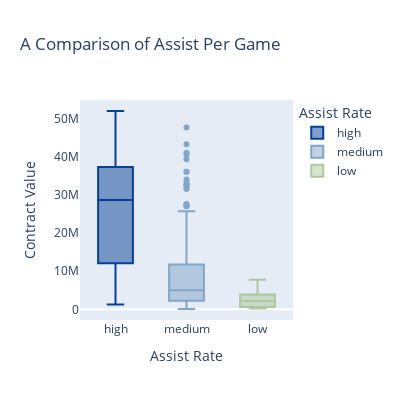

The cell this chart's notebook holds for it:
### Markdown cell above
In related studies, assists, points, and turnovers have impacted contract values, and while my dataset is different from the related studies I am curious to understand how those metric relate to contract values.

### Code cell
#create a new column called 'AST_Rate' that categorizes 'AST_per_game'
conditions = [
    regression_df['AST_Per_Game'].round(2) >= 4.20,
    (regression_df['AST_Per_Game'].round(2) < 4.20) & 
    (regression_df['AST_Per_Game'].round(2) >= 0.44),
    regression_df['AST_Per_Game'].round(2) < 0.44
]
values = ['high', 'medium', 'low']

# Create the 'AST_Rate' column based on the conditions
regression_df['AST_Rate'] = np.select(conditions, values, default=np.nan)

# Create boxplot
fig = px.box(regression_df, x='AST_Rate', y='Current_Contract',
             title='A Comparison of Assist Per Game',
             color ='AST_Rate',
             color_discrete_map={'high': '#064096', 'medium': '#81a6c8', 
                                 'low': '#adc89e'},
            labels={'AST_Rate': 'Assist Rate', 
                     'Current_Contract': 'Contract Value'})

# Update layout
fig.update_layout(width=400, 
                  height=400,
                  xaxis=dict(showgrid=False), 
                  yaxis=dict(showgrid=False))

# Show the plot
fig.show()

### Figure 1 — Plotly figure (JSON) as saved in the notebook; plotly's stock layout.template omitted (floating-point values rounded to 4 significant figures; data arrays with more than 128 entries replaced by an {"elided": "..."} marker saying what was removed)
{"data": [{"alignmentgroup": "True", "hovertemplate": "Assist Rate=%{x}<br>Contract Value=%{y}<extra></extra>", "legendgroup": "high", "marker": {"color": "#064096"}, "name": "high", "notched": false, "offsetgroup": "high", "orientation": "v", "showlegend": true, "type": "box", "x": ["high", "high", "high", "high", "high", "high", "high", "high", "high", "high", "high", "high", "high", "high", "high", "high", "high", "high", "high", "high", "high", "high", "high", "high", "high", "high", "high", "high", "high", "high", "high", "high", "high", "high", "high", "high", "high", "high", "high", "high", "high", "high", "high", "high", "high", "high", "high", "high", "high", "high", "high", "high", "high", "high", "high", "high", "high", "high", "high", "high", "high", "high", "high", "high", "high"], "x0": " ", "xaxis": "x", "y": [51915615, 47649433, 47607350, 47607350, 46741590, 45640084, 45640084, 45640084, 45640084, 45183960, 40806300, 40064220, 40064220, 40064220, 37893408, 37893408, 37037037, 36861707, 36016200, 35802469, 35640000, 34005250, 34005250, 33833400, 33833400, 33386850, 33162030, 32600060, 30800000, 30600000, 29682540, 29320988, 28600000, 28226880, 26346666, 24360000, 22500000, 22321429, 20465117, 20357143, 18833713, 18357143, 18214000, 17307693, 17000000, 15860000, 15384616, 14000000, 12405000, 11055360, 11000000, 10900635, 8700000, 7614480, 7413955, 6802950, 6587040, 8519706, 5808435, 5539771, 3835738, 3695311, 2586665, 2131905, 1300000], "y0": " ", "yaxis": "y"}, {"alignmentgroup": "True", "hovertemplate": "Assist Rate=%{x}<br>Contract Value=%{y}<extra></extra>", "legendgroup": "medium", "marker": {"color": "#81a6c8"}, "name": "medium", "notched": false, "offsetgroup": "medium", "orientation": "v", "showlegend": true, "type": "box", "x": {"elided": "340 str values"}, "x0": " ", "xaxis": "x", "y": {"elided": "340 int values"}, "y0": " ", "yaxis": "y"}, {"alignmentgroup": "True", "hovertemplate": "Assist Rate=%{x}<br>Contract Value=%{y}<extra></extra>", "legendgroup": "low", "marker": {"color": "#adc89e"}, "name": "low", "notched": false, "offsetgroup": "low", "orientation": "v", "showlegend": true, "type": "box", "x": ["low", "low", "low", "low", "low", "low", "low", "low", "low", "low", "low", "low", "low", "low"], "x0": " ", "xaxis": "x", "y": [7723000, 5000000, 4306281, 3908160, 3047880, 2844430, 2337720, 2019706, 2019706, 1719864, 600000, 576230, 555217, 250000], "y0": " ", "yaxis": "y"}], "layout": {"boxmode": "overlay", "height": 400, "legend": {"title": {"text": "Assist Rate"}, "tracegroupgap": 0}, "title": {"text": "A Comparison of Assist Per Game"}, "width": 400, "xaxis": {"anchor": "y", "autorange": true, "categoryarray": ["high", "medium", "low"], "categoryorder": "array", "domain": [0, 1], "range": [-0.5, 2.5], "showgrid": false, "title": {"text": "Assist Rate"}, "type": "category"}, "yaxis": {"anchor": "x", "autorange": true, "domain": [0, 1], "range": [-2786000.0, 54790000.0], "showgrid": false, "title": {"text": "Contract Value"}, "type": "linear"}}}
